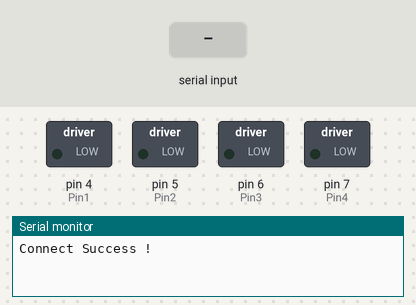
A sketch run on a simulated Arduino Uno, built with avr-gcc and run on an emulated ATmega328P. On the bench: switched loads named in the sketch (green lamp = pin HIGH), the last lines printed to the serial monitor. The test bench sets the inputs (shaded band).

Above: at 1.2 s.
1.3 s: "90/45/200\n" received over the second serial link
At 4.1 s:
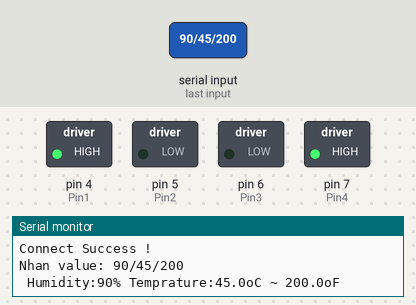
4.3 s: "90/45\n" received over the second serial link
At 5.81 s:
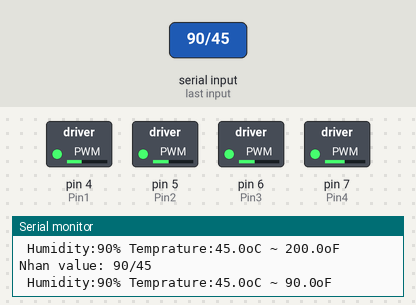
7.3 s: "30/150/10/200\n" received over the second serial link
At 10.1 s:
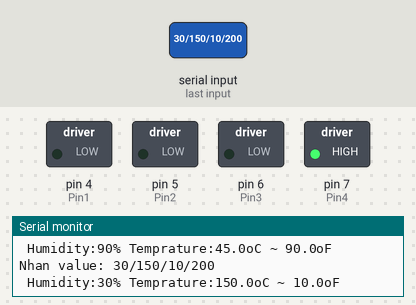
10.3 s: "5\n" received over the second serial link
At 11.89 s:
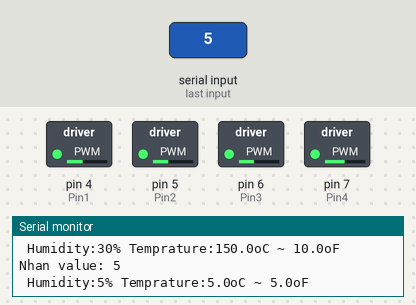
13.3 s: "90/45/200/10\n" received over the second serial link
At 16.1 s:
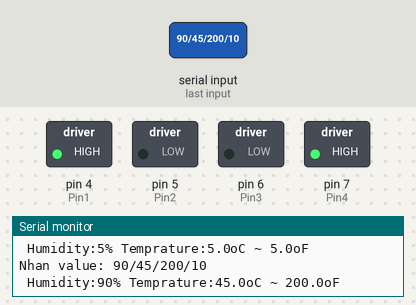
16.3 s: "30/150/10\n" received over the second serial link
At 18.7 s:
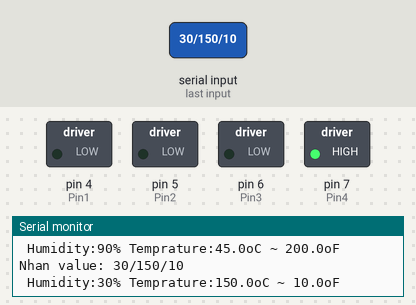
Timing chart, 0 to 20.2 s (numbered marks = the images above; inputs shaded):
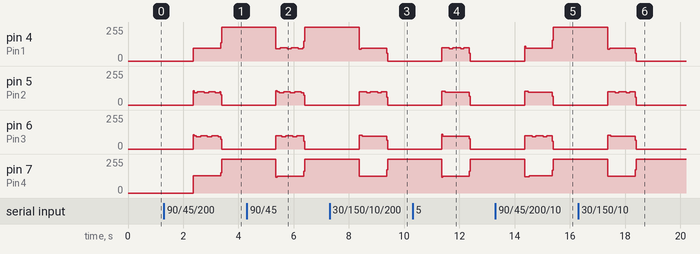

The sketch:

slave.ino
```cpp
// blue tooth
#include <SoftwareSerial.h>
SoftwareSerial slave(10, 11); // TX nối vào D10, RX nối vào D11

// ĐỘNG CƠ BƯỚC
int Pin1 = 4; // D4
int Pin2 = 5; // D5
int Pin3 = 6; // D6
int Pin4 = 7; // D7

void setup() {
  pinMode(Pin1, OUTPUT);
  pinMode(Pin2, OUTPUT);
  pinMode(Pin3, OUTPUT);
  pinMode(Pin4, OUTPUT);
  Serial.begin(9600);
  Serial.println("Connect Success !");
  slave.begin(9600);
}
boolean direction = false;  // false=ngược chiều kim đồng hồ, true=cùng chiều kim đồng hồ
int motorspeed = 0;         //Tốc độ của moto
void step_1() {
  digitalWrite(Pin1, LOW);
  digitalWrite(Pin2, LOW);
  digitalWrite(Pin3, LOW);
  digitalWrite(Pin4, HIGH);
  delay(motorspeed);
}

void step_2() {
  digitalWrite(Pin1, LOW);
  digitalWrite(Pin2, LOW);
  digitalWrite(Pin3, HIGH);
  digitalWrite(Pin4, HIGH);
  delay(motorspeed);
}

void step_3() {
  digitalWrite(Pin1, LOW);
  digitalWrite(Pin2, LOW);
  digitalWrite(Pin3, HIGH);
  digitalWrite(Pin4, LOW);
  delay(motorspeed);
}

void step_4() {
  digitalWrite(Pin1, LOW);
  digitalWrite(Pin2, HIGH);
  digitalWrite(Pin3, HIGH);
  digitalWrite(Pin4, LOW);
  delay(motorspeed);
}

void step_5() {
  digitalWrite(Pin1, LOW);
  digitalWrite(Pin2, HIGH);
  digitalWrite(Pin3, LOW);
  digitalWrite(Pin4, LOW);
  delay(motorspeed);
}

void step_6() {
  digitalWrite(Pin1, HIGH);
  digitalWrite(Pin2, HIGH);
  digitalWrite(Pin3, LOW);
  digitalWrite(Pin4, LOW);
  delay(motorspeed);
}

void step_7() {
  digitalWrite(Pin1, HIGH);
  digitalWrite(Pin2, LOW);
  digitalWrite(Pin3, LOW);
  digitalWrite(Pin4, HIGH);
  delay(motorspeed);
}

void step_8() {
  digitalWrite(Pin1, HIGH);
  digitalWrite(Pin2, LOW);
  digitalWrite(Pin3, LOW);
  digitalWrite(Pin4, HIGH);
  delay(motorspeed);
}

void counter_clockwise_rotating()  //Xoay động cơ ngược chiều kim đồng hồ
{
  step_8();
  step_7();
  step_6();
  step_5();
  step_4();
  step_3();
  step_2();
  step_1();
}

void clockwise_rotating()  //Xoay động cơ cùng chiều kim đồng hồ
{
  step_1();
  step_2();
  step_3();
  step_4();
  step_5();
  step_6();
  step_7();
  step_8();
}

void speed_changing(int value)  //Thay đổi tốc độ của động cơ
{
  motorspeed = value / 120 + 1;
}

void direction_changing()  //Thay đổi hướng quay của động cơ
{
  if (direction == true) {
    direction = false;
  } else {
    direction = true;
  }
}

void loop() {
  if (slave.available()) {
    String value = slave.readString();
    Serial.println("Nhan value: "+value);
    int index1= value.indexOf('/');
    int index2= value.indexOf('/', index1+1);
    String humi = value.substring(0, index1);
    String tempC = value.substring(index1+1, index2);
    String tempF = value.substring(index2+1);

    Serial.print(" Humidity:");
    Serial.print(humi.toInt());
    Serial.print("%");
    Serial.print(" Temprature:");
    Serial.print(tempC.toFloat(),1);
    Serial.print("oC ~ ");
    Serial.print(tempF.toFloat(),1);
    Serial.print("oF");
    Serial.print("\n");

//    if (value == '1') {
      if (humi.toInt() > 75){
      // Serial.print(value);
      direction_changing();
      for (int i = 1; i <= 512 / 4; i++) {
        speed_changing(0);
        clockwise_rotating(); // cùng chiều

      }
    }
    else {
      // Serial.print(value);
      direction_changing();
      for (int i = 1; i <= 512 / 4; i++) {
        speed_changing(0);
        counter_clockwise_rotating(); // ngược chiều

      }
    }
  }
}
```

Measured:
- after the input at 1.3 s, pin 4 (Pin1): 0/255 → 97/255 after 1.1 s, → 255/255 1.0 s later; pin 7 (Pin4): 0/255 → 130/255 after 1.1 s, → 255/255 1.0 s later
- after the input at 4.3 s, pin 4 (Pin1): 255/255 → 92/255 after 1.1 s, then repeats every 0.40 s: 98/255 0.24 s, 92/255 0.16 s, until it stays 255/255 from 6.3 s; pin 6 (Pin3): 0/255 → 100/255 after 1.1 s, then repeats every 0.40 s: 92/255 0.16 s, 98/255 0.24 s, until it stays 0/255 from 6.4 s
- after the input at 7.3 s, pin 4 (Pin1): 255/255 → 88/255 after 1.1 s, → 95/255 0.08 s later, → 0/255 0.92 s later; pin 5 (Pin2): 0/255 → 98/255 after 1.1 s, → 92/255 0.28 s later, → 98/255 0.12 s later, → 92/255 0.28 s later, … (6 changes in this stretch)
- after the input at 10.3 s, pin 4 (Pin1): 0/255 → 98/255 after 1.1 s, → 92/255 0.28 s later, → 98/255 0.12 s later, → 92/255 0.28 s later, … (6 changes in this stretch); pin 5 (Pin2): 0/255 → 103/255 after 1.1 s, → 96/255 0.12 s later, → 0/255 0.88 s later
- after the input at 13.3 s, pin 4 (Pin1): 0/255 → 94/255 after 1.1 s, → 255/255 1.0 s later; pin 5 (Pin2): 0/255 → 103/255 after 1.1 s, → 96/255 0.12 s later, → 0/255 0.88 s later
- after the input at 16.3 s, pin 4 (Pin1): 255/255 → 88/255 after 1.1 s, → 95/255 0.08 s later, → 0/255 0.92 s later; pin 5 (Pin2): 0/255 → 98/255 after 1.1 s, → 92/255 0.28 s later, → 98/255 0.12 s later, → 92/255 0.28 s later, … (6 changes in this stretch)
